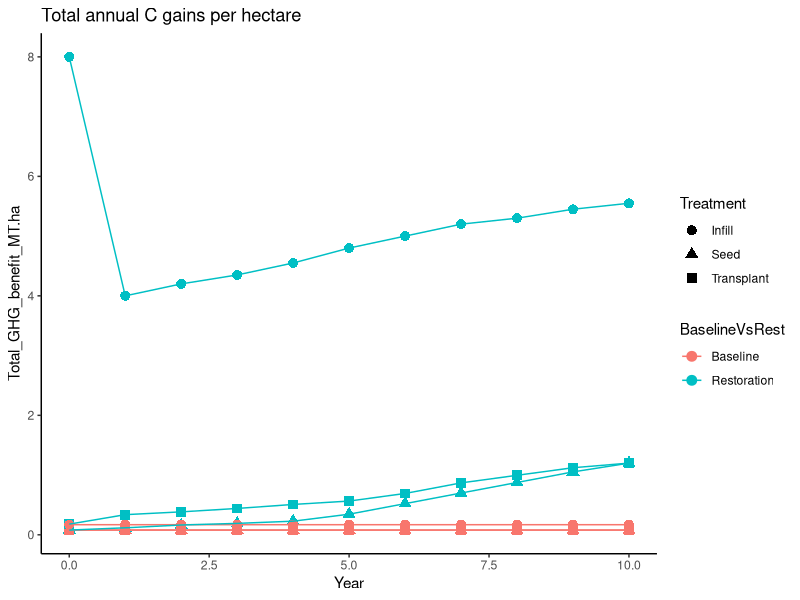
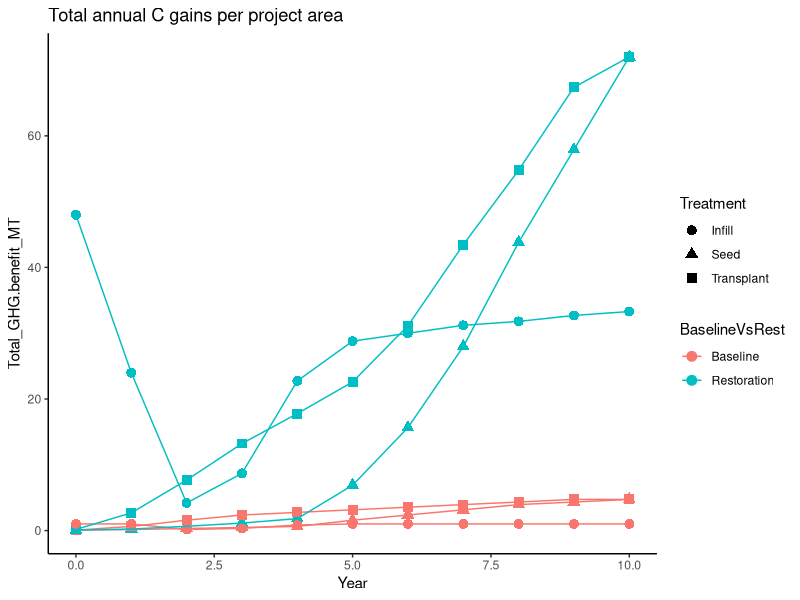
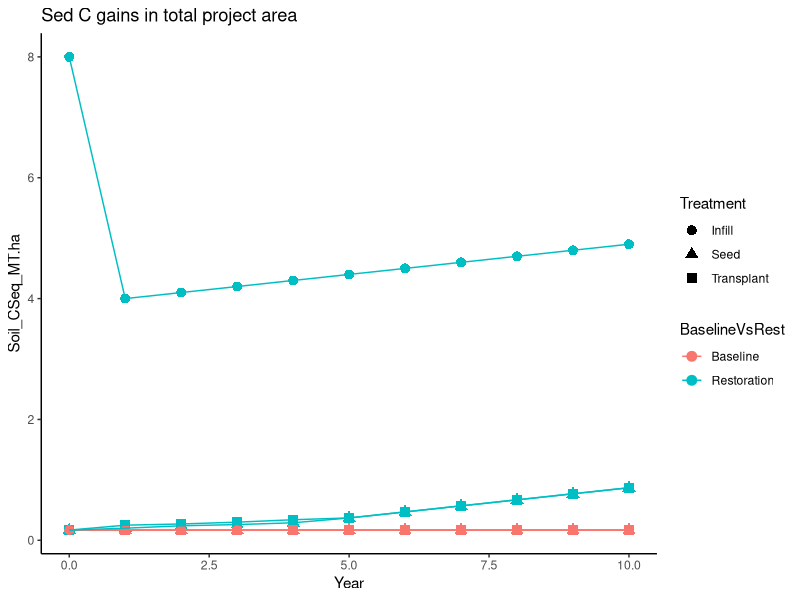
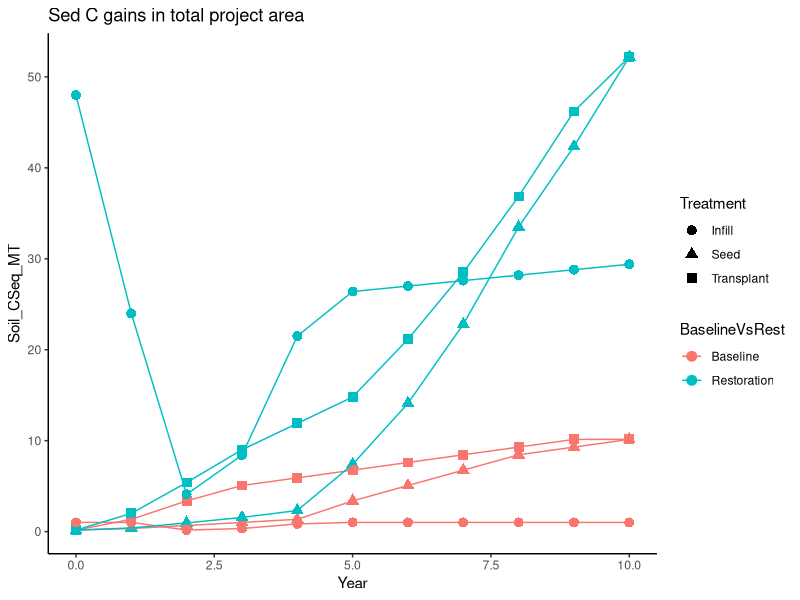

R code for these plots, in order:
library(dplyr)
library(ggplot2)
library(nlme)

setwd("~/Documents/Oxford Post-doc")
scen <- read.csv("Scenarios Data.csv", header = T, na.strings=c("", "NA"),stringsAsFactors = FALSE)
scen <- scen[-c(67:999),-c(17:29)] #remove excess rows/cs
scen <- scen[,-c(17:18)] #remove excess row?


## 
ggplot(scen, aes(x=Year, y=Total_GHG_benefit_MT.ha, color = BaselineVsRest, shape = Treatment)) + geom_point(size = 3) + geom_line() + 
  theme_classic() + ggtitle('Total annual C gains per hectare')

ggplot(scen, aes(x=Year, y=Total_GHG.benefit_MT, color = BaselineVsRest, shape = Treatment)) + geom_point(size = 3) + geom_line() + 
  theme_classic() + ggtitle('Total annual C gains per project area')

## sed
ggplot(scen, aes(x=Year, y=Soil_CSeq_MT.ha, color = BaselineVsRest, shape = Treatment)) + geom_point(size = 3) + geom_line() + 
  theme_classic() + ggtitle('Sed C gains in total project area')

ggplot(scen, aes(x=Year, y=Soil_CSeq_MT, color = BaselineVsRest, shape = Treatment)) + geom_point(size = 3) + geom_line() + 
  theme_classic() + ggtitle('Sed C gains in total project area')
